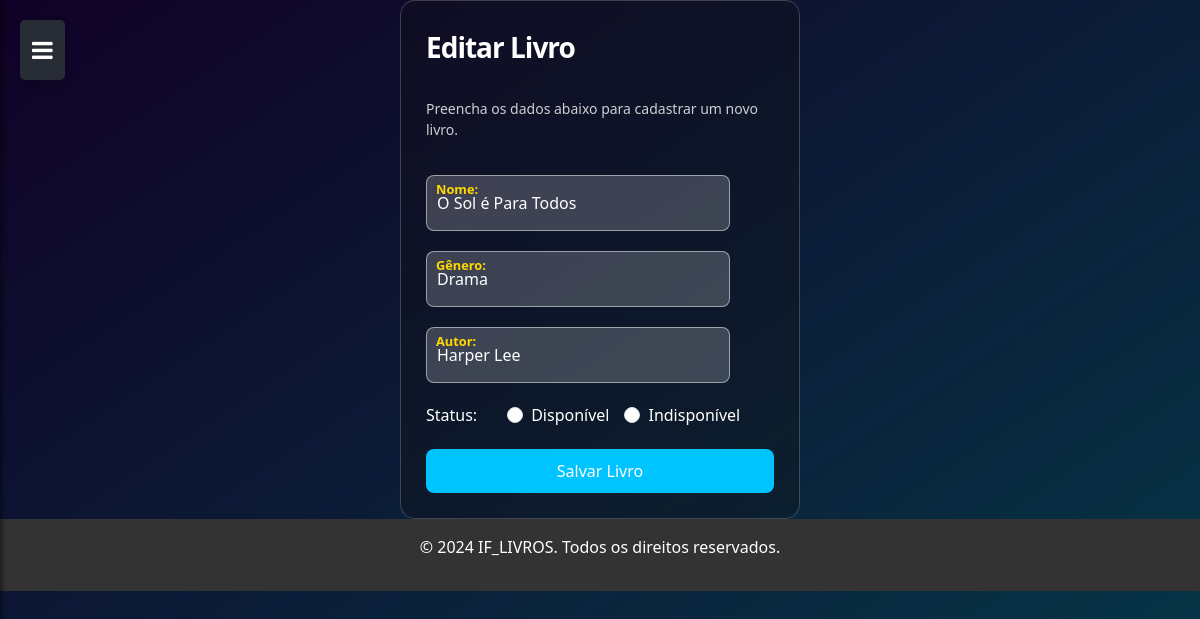
The app's page /cadastro_livro.php?id=2 (signed in), older data.
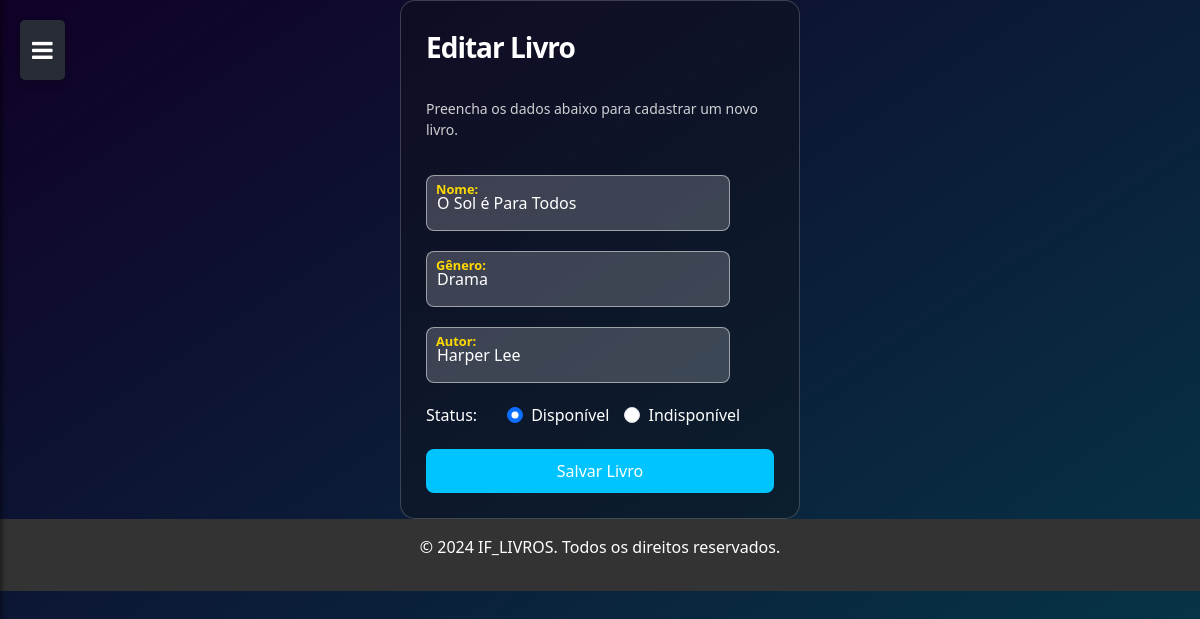
The same page, newer data.
### tables this page shows
CREATE TABLE IF NOT EXISTS `livro` (
  `idlivros` INT NOT NULL AUTO_INCREMENT,
  `nome` VARCHAR(45) NOT NULL,
  `genero` VARCHAR(45) NOT NULL,
  `status` VARCHAR(45) NOT NULL,
  `autor` VARCHAR(45) NOT NULL,
  PRIMARY KEY (`idlivros`));

### public/cadastro_livro.php (the view, shortened to what this page needs)
<?php
if (isset($_GET['id'])) {
    require_once "../controle/conexao.php";
    $id = $_GET['id'];
    $sql = "SELECT * FROM livro WHERE idlivros = $id";
    $resultado = mysqli_query($conexao, $sql);
    $linha = mysqli_fetch_array($resultado);
    $nome = $linha['nome'];
    $genero = $linha['genero'];
    $status = $linha['status'];
    $autor = $linha['autor'];
    $botao = "Salvar";
}
?>
<!DOCTYPE html>
<html lang="pt-BR">
<head>
    <link href="https://cdn.jsdelivr.net/npm/bootstrap@5.3.3/dist/css/bootstrap.min.css" rel="stylesheet">
    <link rel="stylesheet" href="../public/css/header.css">
    <link rel="stylesheet" href="./css/style_form.css">
</head>
<body>
    <form action="../controle/banco_livro.php?<?php echo $id ?>" method="post" class="form">
        <p class="title"><?php echo ($id > 0) ? "Editar " : "Cadastrar "; ?> Livro</p>
        <p class="message">Preencha os dados abaixo para cadastrar um novo livro.</p>
        <div class="flex">
            <label>
                <input type="text" class="input" name="nome" required value="<?php echo $nome ?>"
                    title="Informe o nome do livro">
                <span>Nome:</span>
            </label>
        </div>
        <div class="flex">
            <label>
                <input type="text" class="input" name="genero" required value="<?php echo $genero ?>"
                    title="Informe o gênero literário do livro">
                <span>Gênero:</span>
            </label>
        </div>
        <div class="flex">
            <label>
                <input type="text" class="input" name="autor" required value="<?php echo $autor ?>"
                    title="Informe o nome do autor do livro">
                <span>Autor:</span>
            </label>
        </div>
        <div class="flex">
            <label>Status:</label><br>
            <div class="form-check">
                <input class="form-check-input" type="radio" name="status" id="statusDisponivel" value="Disponível"
                    title="Selecione se o livro está disponível"
                    <?php echo ($status == 'Disponível') ? 'checked' : ''; ?>>
                <label class="form-check-label" for="statusDisponivel">Disponível</label>
            </div>
            <div class="form-check">
                <input class="form-check-input" type="radio" name="status" id="statusIndisponivel" value="Indisponível"
                    title="Selecione se o livro está indisponível"
                    <?php echo ($status == 'Indisponível') ? 'checked' : ''; ?>>
                <label class="form-check-label" for="statusIndisponivel">Indisponível</label>
            </div>
        </div>
        <button type="submit" class="submit" title="<?php echo ($botao == 'Salvar') ? 'Clique para salvar as alterações' : 'Clique para cadastrar um novo livro'; ?>">
            <?php echo $botao; ?> Livro
        </button>
    </form>
</body>
</html>

Row changes from the older to the newer data that the page shows:
changed livro "O Sol é Para Todos": status "☐ Disponível" → "☑ Disponível"
